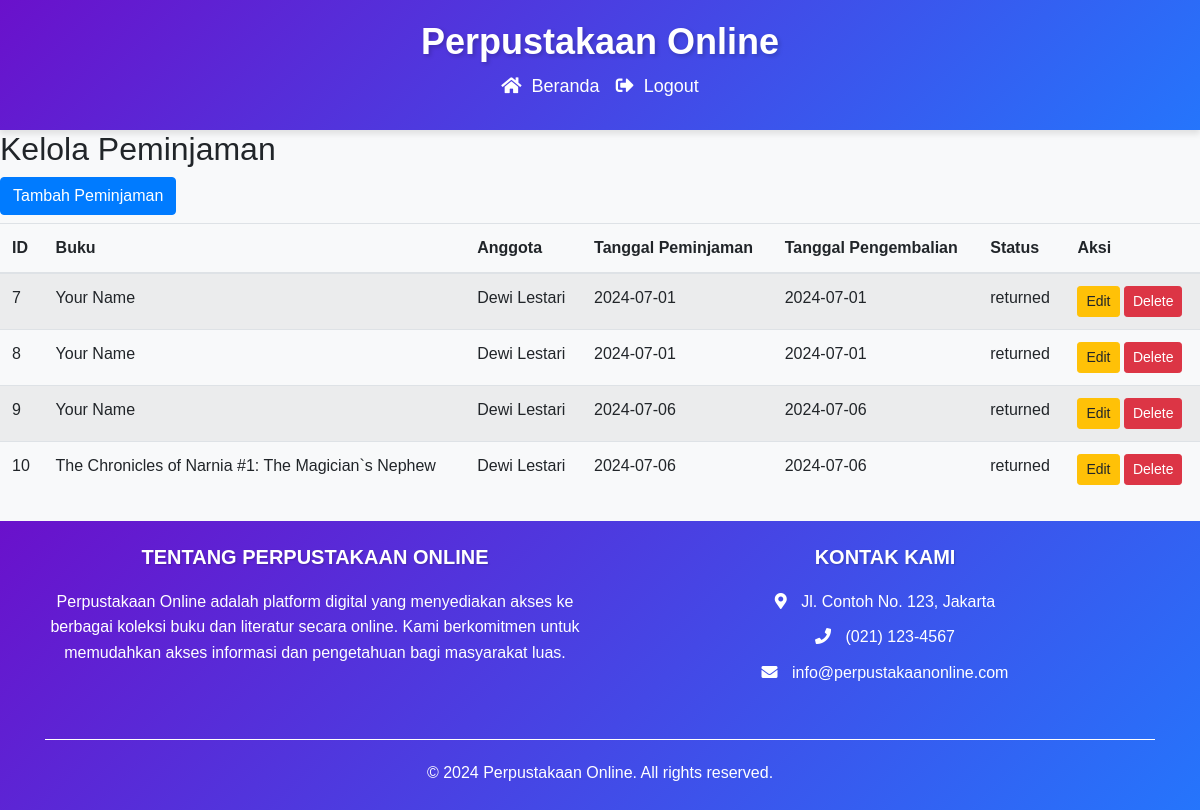
The page /perpustakaan_online/manage_borrowing.php on the database its author committed.
### tables this page shows
CREATE TABLE `borrowingrecords` (
  `record_id` int(11) NOT NULL,
  `book_id` int(11) DEFAULT NULL,
  `member_id` int(11) DEFAULT NULL,
  `borrow_date` date NOT NULL,
  `return_date` date DEFAULT NULL,
  `status` enum('borrowed','returned') NOT NULL,
  `user_id` int(11) NOT NULL
);

CREATE TABLE `books` (
  `book_id` int(11) NOT NULL,
  `title` varchar(255) NOT NULL,
  `author` varchar(100) NOT NULL,
  `publisher` varchar(100) NOT NULL,
  `year_of_publication` year(4) NOT NULL,
  `isbn` varchar(20) NOT NULL,
  `category_id` int(11) DEFAULT NULL,
  `availability` tinyint(1) DEFAULT 1,
  `image_path` varchar(255) DEFAULT NULL,
  `synopsis` text DEFAULT NULL
);

CREATE TABLE `members` (
  `member_id` int(11) NOT NULL,
  `first_name` varchar(50) NOT NULL,
  `last_name` varchar(50) NOT NULL,
  `email` varchar(100) NOT NULL,
  `phone` varchar(20) DEFAULT NULL,
  `address` text DEFAULT NULL
);

### perpustakaan_online/manage_borrowing.php (the view)
<?php
include 'koneksi.php';
include 'template/header.php';
?>
<h2>Kelola Peminjaman</h2>
<a href="add_borrowing.php" class="btn btn-primary mb-2">Tambah Peminjaman</a>
<table class="table table-striped">
    <thead>
        <tr>
            <th>ID</th>
            <th>Buku</th>
            <th>Anggota</th>
            <th>Tanggal Peminjaman</th>
            <th>Tanggal Pengembalian</th>
            <th>Status</th>
            <th>Aksi</th>
        </tr>
    </thead>
    <tbody>
        <?php
        $sql = "SELECT BorrowingRecords.record_id, Books.title AS book_title, Members.first_name, Members.last_name,
                BorrowingRecords.borrow_date, BorrowingRecords.return_date, BorrowingRecords.status
                FROM BorrowingRecords
                INNER JOIN Books ON BorrowingRecords.book_id = Books.book_id
                INNER JOIN Members ON BorrowingRecords.member_id = Members.member_id";
        $result = $conn->query($sql);
        if ($result->num_rows > 0) {
            while ($row = $result->fetch_assoc()) {
                echo "<tr>";
                echo "<td>" . $row['record_id'] . "</td>";
                echo "<td>" . $row['book_title'] . "</td>";
                echo "<td>" . $row['first_name'] . " " . $row['last_name'] . "</td>";
                echo "<td>" . $row['borrow_date'] . "</td>";
                echo "<td>" . $row['return_date'] . "</td>";
                echo "<td>" . $row['status'] . "</td>";
                echo "<td>
                        <a href='edit_borrowing.php?id=" . $row['record_id'] . "' class='btn btn-warning btn-sm'>Edit</a>
                        <a href='delete_borrowing.php?id=" . $row['record_id'] . "' class='btn btn-danger btn-sm'>Delete</a>
                    </td>";
                echo "</tr>";
            }
        } else {
            echo "<tr><td colspan='7'>Tidak ada data peminjaman.</td></tr>";
        }
        ?>
    </tbody>
</table>
<?php include 'template/footer.php'; ?>

### perpustakaan_online/template/header.php (style rules this page uses)
body { font-family: 'Arial', sans-serif; background-color: #f8f9fa; }

### rows shown on the page
borrowingrecords: record_id "7", book.title "Your Name", member.first_name "Dewi", member.last_name "Lestari", borrow_date "2024-07-01", return_date "2024-07-01", status "returned"
borrowingrecords: record_id "8", book.title "Your Name", member.first_name "Dewi", member.last_name "Lestari", borrow_date "2024-07-01", return_date "2024-07-01", status "returned"
borrowingrecords: record_id "9", book.title "Your Name", member.first_name "Dewi", member.last_name "Lestari", borrow_date "2024-07-06", return_date "2024-07-06", status "returned"
borrowingrecords: record_id "10", book.title "The Chronicles of Narnia #1: The Magician`s Nephew", member.first_name "Dewi", member.last_name "Lestari", borrow_date "2024-07-06", return_date "2024-07-06", status "returned"
